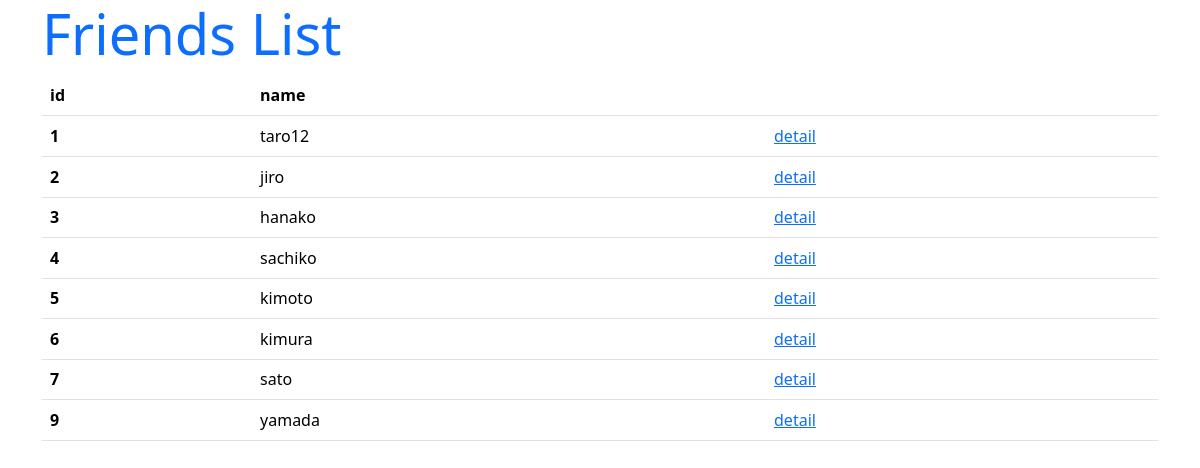
Page /hello/list on the committed database.
### hello/models.py (models this page shows, shortened)
class Friend(models.Model):
  name = models.CharField(max_length=100, \
    validators=[number_only])
  mail = models.EmailField(max_length=200)
  gender = models.BooleanField()
  age = models.IntegerField()
  birthday = models.DateField()

### hello/views.py (the view)
# urls.py: path('list', FriendList.as_view()),  #☆
class FriendList(ListView):
  model = Friend

### hello/templates/hello/friend_list.html (shortened to what this page needs)
{% load static %}
<!doctype html>
<html lang="ja">
<head>
  <link href="https://cdn.jsdelivr.net/npm/bootstrap/dist/css/bootstrap.css"
  rel="stylesheet">
</head>
<body class="container">
  <h1 class="display-4 text-primary">
    Friends List</h1>
  <table class="table">
    <tr>
      <th>id</th>
      <th>name</th>
      <th></th>
    </tr>
  {% for item in object_list %}
    <tr>
      <th>{{item.id}}</th>
      <td>{{item.name}}</td>
      <td><a href="/hello/detail/{{item.id}}">detail</a></td>
    <tr>
  {% endfor %}
  </table>
</body>
</html>

### rows in the picture
Friend: id "1", name "taro12"
Friend: id "2", name "jiro"
Friend: id "3", name "hanako"
Friend: id "4", name "sachiko"
Friend: id "5", name "kimoto"
Friend: id "6", name "kimura"
Friend: id "7", name "sato"
Friend: id "9", name "yamada"
